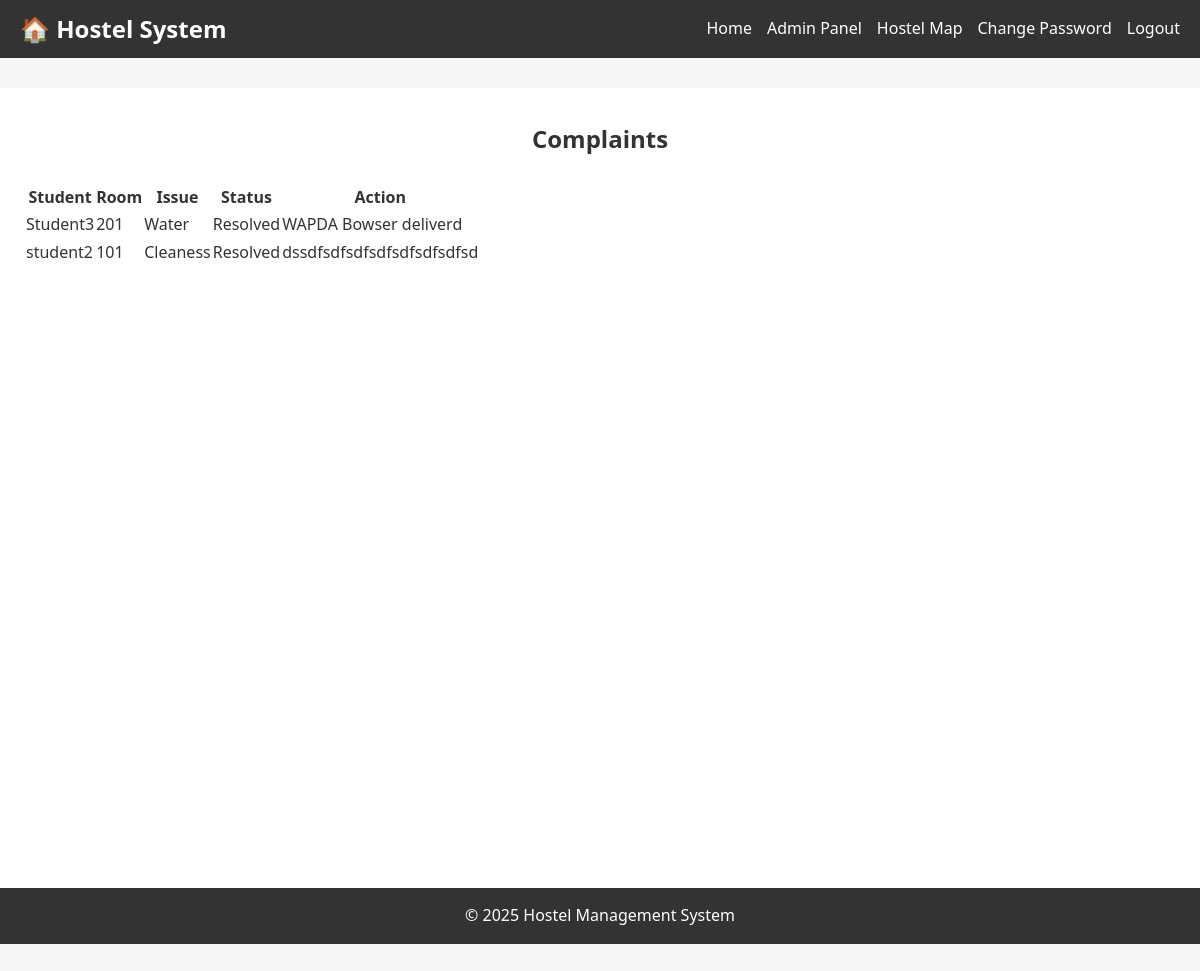
/Hostel-Management/admin/complaints.php (signed in), run on the app's committed database.
### tables this page shows
CREATE TABLE IF NOT EXISTS `complaints` (
  `complaint_id` int NOT NULL AUTO_INCREMENT,
  `student_id` int NOT NULL,
  `room_id` int NOT NULL,
  `complaint_text` text NOT NULL,
  `complaint_date` timestamp NULL DEFAULT CURRENT_TIMESTAMP,
  `status` enum('pending','in_progress','resolved') DEFAULT 'pending',
  `resolution_text` text,
  `resolved_date` timestamp NULL DEFAULT NULL,
  PRIMARY KEY (`complaint_id`),
  KEY `student_id` (`student_id`),
  KEY `room_id` (`room_id`)
);

CREATE TABLE IF NOT EXISTS `users` (
  `id` int NOT NULL AUTO_INCREMENT,
  `username` varchar(50) NOT NULL,
  `password` varchar(255) NOT NULL,
  `email` varchar(100) NOT NULL,
  `full_name` varchar(100) NOT NULL,
  `role` enum('admin','student') NOT NULL DEFAULT 'student',
  `created_at` timestamp NULL DEFAULT CURRENT_TIMESTAMP,
  PRIMARY KEY (`id`),
  UNIQUE KEY `username` (`username`),
  UNIQUE KEY `email` (`email`)
);

CREATE TABLE IF NOT EXISTS `rooms` (
  `room_id` int NOT NULL AUTO_INCREMENT,
  `floor_id` int NOT NULL,
  `room_number` varchar(20) NOT NULL,
  `capacity` int DEFAULT '1',
  `status` enum('available','occupied') DEFAULT 'available',
  `occupied` int DEFAULT '0',
  PRIMARY KEY (`room_id`),
  KEY `floor_id` (`floor_id`)
);

### Hostel-Management/admin/complaints.php (the view, shortened to what this page needs)
<?php
include '../includes/config.php';
$stmt = $pdo->query("
    SELECT c.*, u.full_name, r.room_number
    FROM complaints c
    JOIN users u ON c.student_id = u.id
    JOIN rooms r ON c.room_id = r.room_id
    ORDER BY c.complaint_date DESC
");
$complaints = $stmt->fetchAll();
?>
<?php include '../includes/header.php'; ?>
<div class="container">
    <h2>Complaints</h2>
    <table>
        <tr>
            <th>Student</th>
            <th>Room</th>
            <th>Issue</th>
            <th>Status</th>
            <th>Action</th>
        </tr>
        <?php foreach ($complaints as $c): ?>
            <tr>
                <td><?= $c['full_name'] ?></td>
                <td><?= $c['room_number'] ?></td>
                <td><?= $c['complaint_text'] ?></td>
                <td><?= ucfirst($c['status']) ?></td>
                <td>
                    <?php if ($c['status'] !== 'resolved'): ?>
                        <form method="POST">
                            <input type="hidden" name="complaint_id" value="<?= $c['complaint_id'] ?>">
                            <textarea name="resolution_text" placeholder="Resolution text" required></textarea><br>
                            <select name="status">
                                <option value="in_progress">In Progress</option>
                                <option value="resolved">Resolved</option>
                            </select>
                            <button type="submit" class="btn btn-small">Update</button>
                        </form>
                    <?php else: ?>
                        <?= $c['resolution_text'] ?>
                    <?php endif; ?>
                </td>
            </tr>
        <?php endforeach; ?>
    </table>
</div>
<?php include '../includes/footer.php'; ?>

### Hostel-Management/assets/style.css (style rules this page uses)
:root { --primary-color: #3498db; --secondary-color: #2ecc71; --danger-color: #e74c3c; --warning-color: #f39c12; --dark-color: #2c3e50; --light-color: #ecf0f1; --gray-color: #95a5a6; }
* { margin: 0; padding: 0; box-sizing: border-box; font-family: 'Segoe UI', Tahoma, Geneva, Verdana, sans-serif; }
body { background-color: #f5f5f5; color: #333; line-height: 1.6; }
.container { max-width: 1200px; width: 100%; margin: 0 auto; background: #fff; border-radius: 0; box-shadow: none; padding: 32px 24px; min-height: 100vh; box-sizing: border-box; overflow-x: hidden; }
html, body { height: 100%; margin: 0; padding: 0; }
body { min-height: 100vh; display: flex; flex-direction: column; font-family: Arial, sans-serif; background: #f6f6f6; }
h2, h3 { text-align: center; margin-bottom: 24px; }

### Hostel-Management/includes/header.php (style rules this page uses)
html, body { height: 100%; margin: 0; padding: 0; }
body { min-height: 100vh; display: flex; flex-direction: column; font-family: Arial, sans-serif; background: #f6f6f6; }

### data on the page
complaints: users.full_name "Student3", room.room_number "201", complaint_text "Water", status "Resolved", resolution_text "WAPDA Bowser deliverd"
complaints: users.full_name "student2", room.room_number "101", complaint_text "Cleaness", status "Resolved", resolution_text "dssdfsdfsdfsdfsdfsdfsdfsd"
